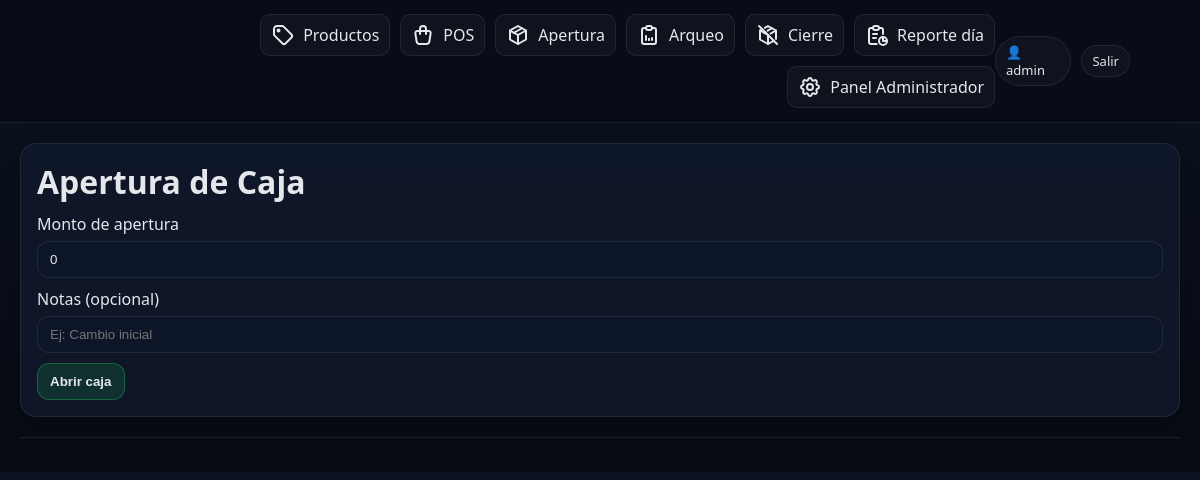
Page /caja/apertura/ (signed in) on the earlier database version.
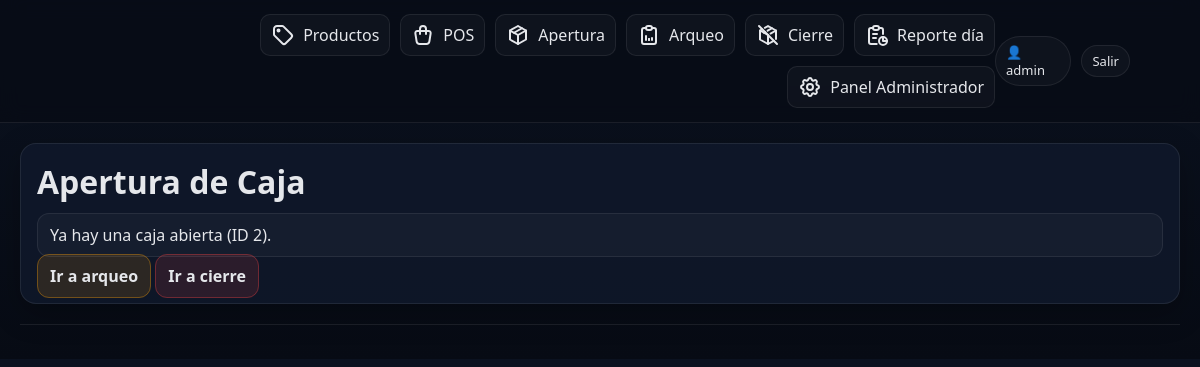
Same page on the later database version.
### apps/caja/models.py (models this page shows, shortened)
class CajaSesion(models.Model):
    class Estado(models.TextChoices):
        ABIERTA = "ABIERTA", "Abierta"
        CERRADA = "CERRADA", "Cerrada"
    usuario = models.ForeignKey(
        settings.AUTH_USER_MODEL,
        on_delete=models.PROTECT,
        related_name="cajas",
    )
    estado = models.CharField(
        max_length=10,
        choices=Estado.choices,
        default=Estado.ABIERTA,
    )
    fecha_apertura = models.DateTimeField(auto_now_add=True)
    monto_apertura = models.DecimalField(max_digits=12, decimal_places=2, default=0)
    fecha_cierre = models.DateTimeField(blank=True, null=True)
    monto_cierre_declarado = models.DecimalField(max_digits=12, decimal_places=2, blank=True, null=True)
    notas = models.CharField(max_length=255, blank=True)
    class Meta:
        ordering = ["-fecha_apertura"]
        verbose_name = "Caja (Sesión)"
        verbose_name_plural = "Cajas (Sesiones)"

### apps/caja/views.py (the view)
# urls.py: path("apertura/", views.apertura_caja, name="apertura"),
@login_required
def apertura_caja(request):
    caja = get_caja_abierta(request.user)
    if request.method == "POST":
        form = AperturaCajaForm(request.POST)
        if form.is_valid():
            try:
                abrir_caja(
                    usuario=request.user,
                    monto_apertura=form.cleaned_data["monto_apertura"],
                    notas=form.cleaned_data.get("notas", ""),
                )
                messages.success(request, "Caja abierta correctamente.")
                return redirect("caja:arqueo")
            except ValidationError as e:
                messages.error(request, e.message)
        else:
            messages.error(request, "Formulario inválido. Revisá los campos.")
    else:
        form = AperturaCajaForm(initial={"monto_apertura": 0})
    return render(request, "caja/apertura.html", {"form": form, "caja": caja})

### apps/caja/forms.py
class AperturaCajaForm(forms.Form):
    monto_apertura = forms.DecimalField(
        max_digits=12,
        decimal_places=2,
        min_value=0,
        required=True,
        label="Monto de apertura",
    )
    notas = forms.CharField(
        max_length=255,
        required=False,
        label="Notas (opcional)",
        widget=forms.TextInput(attrs={"placeholder": "Ej: Cambio inicial"}),
    )

### apps/caja/services.py (called while the page is built)
def get_caja_abierta(usuario) -> CajaSesion | None:
    return (
        CajaSesion.objects
        .filter(usuario=usuario, estado=CajaSesion.Estado.ABIERTA)
        .first()
    )

### templates/caja/apertura.html (shortened to what this page needs)
{% extends "base.html" %}
{% block content %}
  <div class="card">
    <h1>Apertura de Caja</h1>
    {% if caja %}
      <div class="msg">Ya hay una caja abierta (ID {{ caja.id }}).</div>
      <a class="btn warn" href="{% url 'caja:arqueo' %}">Ir a arqueo</a>
      <a class="btn danger" href="{% url 'caja:cierre' %}">Ir a cierre</a>
      {% else %}
      <form method="post">
        <div class="field">
          <label>{{ form.monto_apertura.label }}</label>
          {{ form.monto_apertura }}
        </div>
        <div class="field">
          <label>{{ form.notas.label }}</label>
          {{ form.notas }}
        </div>
        <button class="btn primary" type="submit">Abrir caja</button>
      </form>
    {% endif %}
  </div>
{% endblock %}

Differences in the rows shown:
added CajaSesion: id "2"
Other differences:
form field monto_apertura: "0" → (not shown)
text no longer shown: "Monto de apertura Notas (opcional) Abrir caja"
text now shown: "Ya hay una caja abierta (ID ). Ir a arqueo Ir a cierre"
